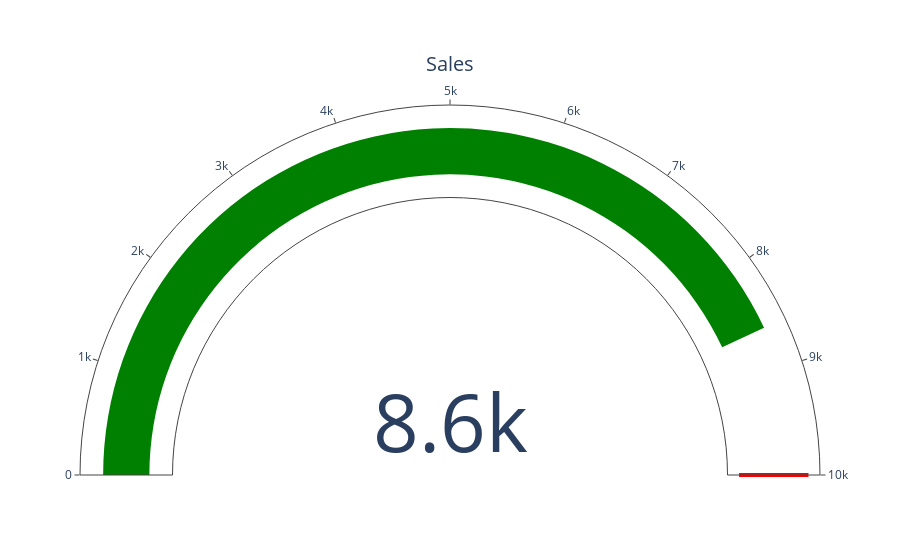

This figure's notebook cell:
### Code cell
# Let's say we had a sales target of 10,000 in Alabama state, display a guage to see progress towards that
import plotly.graph_objects as go

# Get the sales for Alabama
sales = 0
with Session(engine) as session:
    sales_query = "SELECT SUM(f.quantity * f.price) as sales FROM fact_sales f JOIN dim_stores s ON s.id = f.store_id JOIN dim_cities ci ON ci.id = s.city_id JOIN dim_counties co ON co.id = ci.county_id WHERE co.name = :county"
    statement = text(sales_query)
    res = session.execute(statement, {"county": "Alabama"}).fetchall()
    sales = res[0][0]

fig = go.Figure(go.Indicator(
    domain = {'x': [0, 1], 'y': [0, 1]},
    value = sales,
    mode = "gauge+number",
    title = {'text': "Sales"},
    gauge = {'axis': {'range': [None, 10000]},
             'threshold' : {'line': {'color': "red", 'width': 4}, 'thickness': 0.75, 'value': 10_000}}))

fig.show()

### Figure 1 — Plotly figure (JSON) as saved in the notebook; plotly's stock layout.template omitted (floating-point values rounded to 4 significant figures)
{"data": [{"domain": {"x": [0, 1], "y": [0, 1]}, "gauge": {"axis": {"range": [null, 10000]}, "threshold": {"line": {"color": "red", "width": 4}, "thickness": 0.75, "value": 10000}}, "mode": "gauge+number", "title": {"text": "Sales"}, "type": "indicator", "value": 8604}], "layout": {}}
